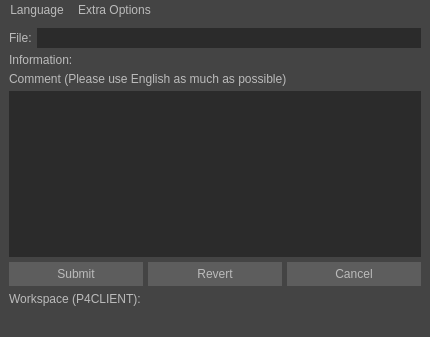
<?xml version="1.0" encoding="UTF-8"?>
<ui version="4.0">
 <class>MainWindow</class>
 <widget class="QMainWindow" name="MainWindow">
  <property name="geometry">
   <rect>
    <x>0</x>
    <y>0</y>
    <width>430</width>
    <height>337</height>
   </rect>
  </property>
  <property name="windowTitle">
   <string>SVN</string>
  </property>
  <property name="windowIcon">
   <iconset>
    <normaloff>subversion.png</normaloff>subversion.png</iconset>
  </property>
  <property name="autoFillBackground">
   <bool>false</bool>
  </property>
  <property name="styleSheet">
   <string notr="true">QHeaderView::section 
{
 	background: qlineargradient(x1:0, y1:0, x2:0, y2:1, stop:0 #fff, stop:1 #333);
	color: #333;
	height: 1.54em;
}

QMainWindow#MainWindow * 
{
	color: rgb(187,187,187);
    background: rgb(68,68,68);
}

QMainWindow#MainWindow
{
    color: rgb(187,187,187);
	background: rgb(68,68,68);
	/*border: 0;*/
}

QMenuBar 
{
	color: rgb(187,187,187);
}
QMenuBar::item 
{
 	background: transparent;
 	color: rgb(187,187,187);
 	/*border: 0;*/
}

QMenuBar::item:selected 
{
	background: rgb(82,133,166);

}
QMenu::item:selected 
{
	background: rgb(82,133,166);
}</string>
  </property>
  <widget class="QWidget" name="centralwidget">
   <property name="font">
    <font>
     <family>Microsoft Sans Serif</family>
    </font>
   </property>
   <property name="styleSheet">
    <string notr="true">QWidget
{
	color:  rgb(187, 187, 187);
	background-color: rgb(68, 68, 68);
}

QLineEdit
{
	border: none;
	border-width: 2px;
	color:  rgb(187, 187, 187);
	background-color: rgb(43, 43, 43);
	padding: 2px;	
}

QPlainTextEdit
{
	border: none;
	color:  rgb(187, 187, 187);
	background-color: rgb(43, 43, 43);	
}

QPushButton
{
	border-style: outset;
	color:  rgb(187, 187, 187);
	background-color: rgb(93, 93, 93);
	padding: 5px;
}

QPushButton:hover
{
   background-color: rgb(112, 112, 112);
}</string>
   </property>
   <layout class="QGridLayout" name="gridLayout">
    <item row="0" column="0">
     <layout class="QVBoxLayout" name="verticalLayout" stretch="0,0,0,0,0">
      <property name="spacing">
       <number>5</number>
      </property>
      <property name="sizeConstraint">
       <enum>QLayout::SetFixedSize</enum>
      </property>
      <property name="bottomMargin">
       <number>0</number>
      </property>
      <item>
       <layout class="QFormLayout" name="formLayout_4">
        <property name="fieldGrowthPolicy">
         <enum>QFormLayout::AllNonFixedFieldsGrow</enum>
        </property>
        <item row="0" column="0">
         <widget class="QLabel" name="l_file">
          <property name="font">
           <font>
            <family>Microsoft Sans Serif</family>
           </font>
          </property>
          <property name="text">
           <string>File:</string>
          </property>
         </widget>
        </item>
        <item row="0" column="1">
         <widget class="QLineEdit" name="s_file">
          <property name="font">
           <font>
            <family>Microsoft Sans Serif</family>
           </font>
          </property>
          <property name="styleSheet">
           <string notr="true"/>
          </property>
          <property name="readOnly">
           <bool>true</bool>
          </property>
         </widget>
        </item>
       </layout>
      </item>
      <item>
       <layout class="QFormLayout" name="formLayout_6">
        <property name="fieldGrowthPolicy">
         <enum>QFormLayout::AllNonFixedFieldsGrow</enum>
        </property>
        <item row="0" column="0">
         <widget class="QLabel" name="l_info">
          <property name="font">
           <font>
            <family>Microsoft Sans Serif</family>
           </font>
          </property>
          <property name="text">
           <string>Information:</string>
          </property>
         </widget>
        </item>
        <item row="0" column="1">
         <widget class="QLabel" name="s_info">
          <property name="font">
           <font>
            <family>Microsoft Sans Serif</family>
           </font>
          </property>
          <property name="text">
           <string/>
          </property>
         </widget>
        </item>
       </layout>
      </item>
      <item>
       <widget class="QLabel" name="l_comment">
        <property name="font">
         <font>
          <family>Microsoft Sans Serif</family>
         </font>
        </property>
        <property name="text">
         <string>Comment (Please use English as much as possible)</string>
        </property>
       </widget>
      </item>
      <item>
       <widget class="QPlainTextEdit" name="s_comment">
        <property name="font">
         <font>
          <family>Microsoft Sans Serif</family>
         </font>
        </property>
        <property name="styleSheet">
         <string notr="true"/>
        </property>
       </widget>
      </item>
      <item>
       <layout class="QGridLayout" name="layout_buttons" rowstretch="0">
        <item row="0" column="0">
         <widget class="QPushButton" name="btn_submit">
          <property name="sizePolicy">
           <sizepolicy hsizetype="Minimum" vsizetype="Preferred">
            <horstretch>0</horstretch>
            <verstretch>0</verstretch>
           </sizepolicy>
          </property>
          <property name="font">
           <font>
            <family>Microsoft Sans Serif</family>
           </font>
          </property>
          <property name="styleSheet">
           <string notr="true"/>
          </property>
          <property name="text">
           <string>Submit</string>
          </property>
          <property name="flat">
           <bool>false</bool>
          </property>
         </widget>
        </item>
        <item row="0" column="2">
         <widget class="QPushButton" name="btn_cancel">
          <property name="sizePolicy">
           <sizepolicy hsizetype="Minimum" vsizetype="Preferred">
            <horstretch>0</horstretch>
            <verstretch>0</verstretch>
           </sizepolicy>
          </property>
          <property name="font">
           <font>
            <family>Microsoft Sans Serif</family>
           </font>
          </property>
          <property name="styleSheet">
           <string notr="true"/>
          </property>
          <property name="text">
           <string>Cancel</string>
          </property>
          <property name="flat">
           <bool>false</bool>
          </property>
         </widget>
        </item>
        <item row="0" column="1">
         <widget class="QPushButton" name="btn_revert">
          <property name="font">
           <font>
            <family>Microsoft Sans Serif</family>
           </font>
          </property>
          <property name="text">
           <string>Revert</string>
          </property>
         </widget>
        </item>
       </layout>
      </item>
     </layout>
    </item>
    <item row="1" column="0">
     <layout class="QFormLayout" name="formLayout">
      <item row="0" column="0">
       <widget class="QLabel" name="l_client">
        <property name="font">
         <font>
          <family>Microsoft Sans Serif</family>
         </font>
        </property>
        <property name="text">
         <string>Workspace (P4CLIENT):</string>
        </property>
       </widget>
      </item>
      <item row="0" column="1">
       <widget class="QLabel" name="s_pClient">
        <property name="text">
         <string/>
        </property>
       </widget>
      </item>
     </layout>
    </item>
   </layout>
   <zorder>layoutWidget</zorder>
   <zorder>formLayoutWidget</zorder>
  </widget>
  <widget class="QMenuBar" name="menubar">
   <property name="geometry">
    <rect>
     <x>0</x>
     <y>0</y>
     <width>430</width>
     <height>31</height>
    </rect>
   </property>
   <property name="autoFillBackground">
    <bool>false</bool>
   </property>
   <property name="styleSheet">
    <string notr="true"/>
   </property>
   <property name="nativeMenuBar">
    <bool>true</bool>
   </property>
   <widget class="QMenu" name="menuLanguage">
    <property name="autoFillBackground">
     <bool>false</bool>
    </property>
    <property name="styleSheet">
     <string notr="true"/>
    </property>
    <property name="title">
     <string>Language</string>
    </property>
    <addaction name="actionChinese"/>
    <addaction name="actionEnglish"/>
   </widget>
   <widget class="QMenu" name="menuExtraOptions">
    <property name="title">
     <string>Extra Options</string>
    </property>
    <addaction name="actionDeleteSVN"/>
    <addaction name="actionSVNLogin"/>
   </widget>
   <addaction name="menuLanguage"/>
   <addaction name="menuExtraOptions"/>
  </widget>
  <widget class="QStatusBar" name="statusbar">
   <property name="styleSheet">
    <string notr="true"/>
   </property>
  </widget>
  <action name="actionChinese">
   <property name="text">
    <string>中文</string>
   </property>
  </action>
  <action name="actionEnglish">
   <property name="text">
    <string>English</string>
   </property>
  </action>
  <action name="actionDeleteSVN">
   <property name="text">
    <string>Delete From SVN</string>
   </property>
   <property name="font">
    <font>
     <family>Microsoft Sans Serif</family>
    </font>
   </property>
  </action>
  <action name="actionSVNLogin">
   <property name="text">
    <string>SVN Login</string>
   </property>
  </action>
 </widget>
 <resources/>
 <connections/>
</ui>
